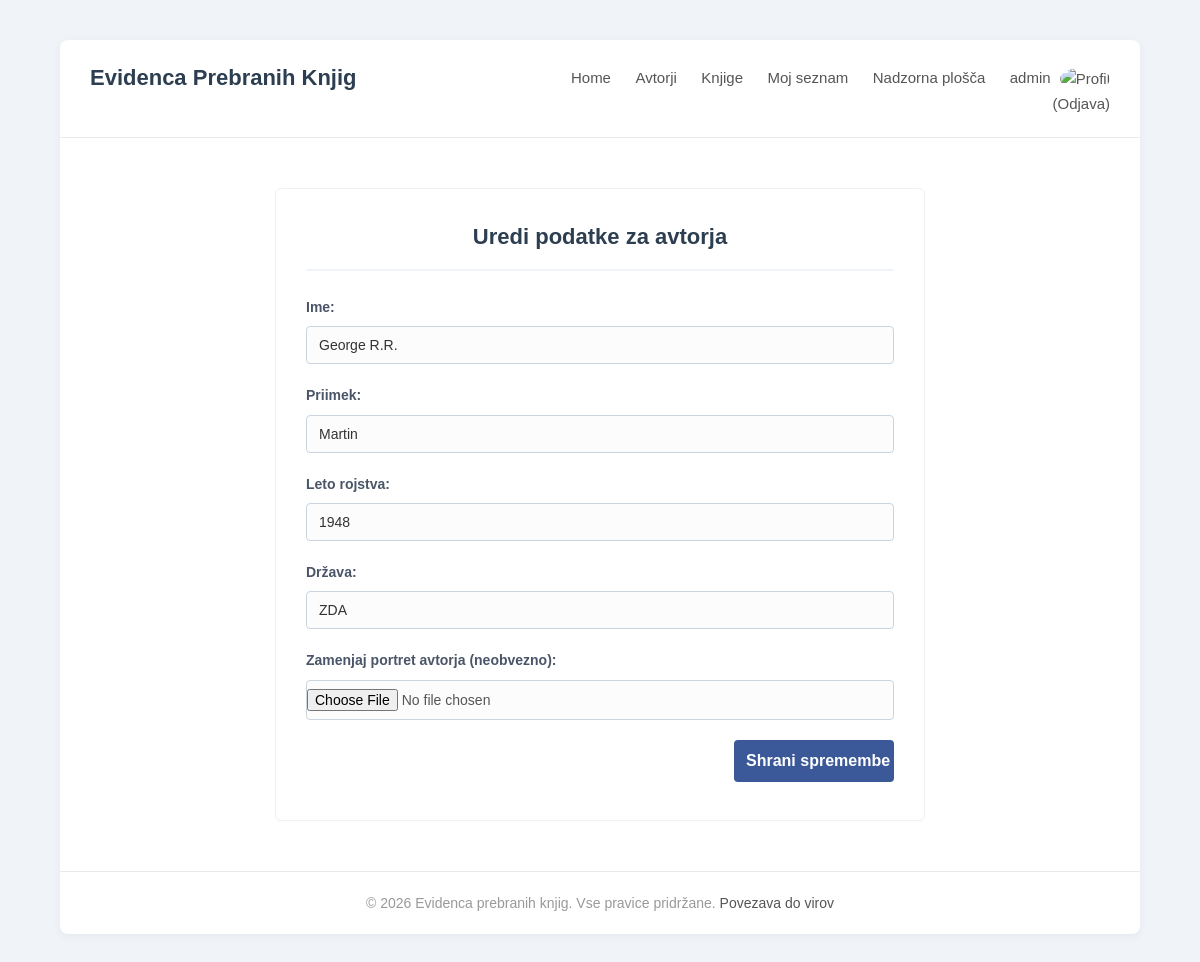
The app's page /update_avtor.php?id=1 (signed in) with its own data.
### tables this page shows
CREATE TABLE `avtorji` (
  `id` int(11) NOT NULL,
  `ime` varchar(50) NOT NULL,
  `priimek` varchar(50) NOT NULL,
  `leto_rojstva` int(11) DEFAULT NULL,
  `drzava` varchar(50) DEFAULT NULL,
  `slika` varchar(255) DEFAULT 'default_avtor.png'
);

### update_avtor.php (the view, shortened to what this page needs)
<?php
require_once 'baza.php';
include 'glava.php';
$avtor_id = (int)$_GET['id'];
$resultat = mysqli_query($link, "SELECT * FROM avtorji WHERE id = $avtor_id");
$avtor = mysqli_fetch_array($resultat);
?>
<div class="okvir-obrazca">
    <h2>Uredi podatke za avtorja</h2>
    <form action="update_avtorja_baza.php" method="post" enctype="multipart/form-data">
        <div class="skupina-polja">
            <label>Ime:</label>
            <input type="text" name="ime" value="<?php echo htmlspecialchars($avtor['ime']); ?>" required class="vnosno-polje" />
        </div>
        <div class="skupina-polja">
            <label>Priimek:</label>
            <input type="text" name="priimek" value="<?php echo htmlspecialchars($avtor['priimek']); ?>" required class="vnosno-polje" />
        </div>
        <div class="skupina-polja">
            <label>Leto rojstva:</label>
            <input type="number" name="leto_rojstva" value="<?php echo $avtor['leto_rojstva']; ?>" required class="vnosno-polje" />
        </div>
        <div class="skupina-polja">
            <label>Država:</label>
            <input type="text" name="drzava" value="<?php echo htmlspecialchars($avtor['drzava']); ?>" required class="vnosno-polje" />
        </div>
        <div class="skupina-polja">
            <label>Zamenjaj portret avtorja (neobvezno):</label>
            <input type="file" name="slika" class="vnosno-polje" />
        </div>
        <input type="submit" value="Shrani spremembe" class="gumb gumb-glavni" />
    </form>
</div>
<?php include 'noga.php'; ?>

### stil.css (style rules this page uses)
* { margin: 0; padding: 0; box-sizing: border-box; }
body { font-family: Arial, Helvetica, sans-serif; background-color: #f0f4f8; color: #333; line-height: 1.6; }
.gumb { display: block; width: 100%; max-width: 160px; margin-left: auto; margin-bottom: 8px; padding: 8px 12px; font-size: 13px; font-weight: bold; text-align: center; border-radius: 4px; cursor: pointer; border: none; }
.gumb-glavni { background-color: #3b5998; color: #ffffff; }
.profil-kontejner, .okvir-obrazca, .okvir_obrazca { width: 100%; max-width: 650px; margin: 0 auto; background-color: #ffffff; border: 1px solid #eef2f5; border-radius: 6px; padding: 30px; box-shadow: 0 1px 3px rgba(0,0,0,0.02); }
.profil-kontejner h1, .okvir-obrazca h2, .okvir_obrazca h2 { font-size: 22px; color: #2c3e50; margin-bottom: 25px; text-align: center; border-bottom: 2px solid #f0f4f8; padding-bottom: 15px; font-weight: 600; }
.obrazec-skupina, .skupina-polja, .vnosna_skupina { margin-bottom: 20px; clear: both; }
.obrazec-oznaka, .skupina-polja label, .vnosna_skupina label { display: block; font-weight: bold; margin-bottom: 8px; color: #4a5568; font-size: 14px; }
.obrazec-vnos, .vnosno-polje, .okvir-obrazca input[type="text"], .okvir-obrazca input[type="number"], .okvir-obrazca textarea, .okvir-obrazca select, .okvir_obrazca input[type="text"], .okvir_obrazca input[type="number"], .okvir_obrazca textarea, .okvir_obrazca select { width: 100%; padding: 10px 12px; border: 1px solid #cbd5e0; border-radius: 4px; font-family: Arial, Helvetica, sans-serif; font-size: 14px; color: #333; background-color: #fcfcfc; }
.obrazec-vnos-datoteka, .skupina-polja input[type="file"], .vnosna_skupina input[type="file"] { width: 100%; padding: 8px 0; font-size: 14px; color: #555; }
.obrazec-gumb, .gumb_oddaj, .okvir-obrazca input[type="submit"], .okvir_obrazca input[type="submit"] { display: block; width: 100%; background-color: #3b5998; color: #ffffff; padding: 12px; font-size: 16px; font-weight: bold; border: none; border-radius: 4px; cursor: pointer; margin-top: 15px; text-align: center; }

### records on screen
avtorji: ime "George R.R.", priimek "Martin", leto_rojstva "1948", drzava "ZDA"

### other values on screen
$_SESSION['uporabnisko_ime'] "admin"
